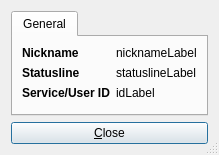
<ui version="4.0" >
 <class>ContactProperties</class>
 <widget class="QDialog" name="ContactProperties" >
  <property name="geometry" >
   <rect>
    <x>0</x>
    <y>0</y>
    <width>191</width>
    <height>155</height>
   </rect>
  </property>
  <property name="windowTitle" >
   <string>Nickname</string>
  </property>
  <property name="sizeGripEnabled" >
   <bool>true</bool>
  </property>
  <layout class="QVBoxLayout" name="verticalLayout" >
   <item>
    <widget class="QTabWidget" name="propertiesTabWidget" >
     <property name="tabPosition" >
      <enum>QTabWidget::North</enum>
     </property>
     <property name="tabShape" >
      <enum>QTabWidget::Rounded</enum>
     </property>
     <property name="currentIndex" >
      <number>0</number>
     </property>
     <widget class="QWidget" name="generalTab" >
      <attribute name="title" >
       <string>General</string>
      </attribute>
      <layout class="QVBoxLayout" name="verticalLayout_2" >
       <item>
        <layout class="QFormLayout" name="formLayout" >
         <property name="labelAlignment" >
          <set>Qt::AlignLeading|Qt::AlignLeft|Qt::AlignVCenter</set>
         </property>
         <item row="0" column="0" >
          <widget class="QLabel" name="nicknameTitle" >
           <property name="font" >
            <font>
             <weight>75</weight>
             <bold>true</bold>
            </font>
           </property>
           <property name="text" >
            <string>Nickname</string>
           </property>
          </widget>
         </item>
         <item row="0" column="1" >
          <widget class="QLabel" name="nicknameLabel" >
           <property name="text" >
            <string>nicknameLabel</string>
           </property>
           <property name="textInteractionFlags" >
            <set>Qt::LinksAccessibleByKeyboard|Qt::LinksAccessibleByMouse|Qt::TextBrowserInteraction|Qt::TextSelectableByKeyboard|Qt::TextSelectableByMouse</set>
           </property>
          </widget>
         </item>
         <item row="1" column="0" >
          <widget class="QLabel" name="statuslineTitle" >
           <property name="font" >
            <font>
             <weight>75</weight>
             <bold>true</bold>
            </font>
           </property>
           <property name="text" >
            <string>Statusline</string>
           </property>
          </widget>
         </item>
         <item row="1" column="1" >
          <widget class="QLabel" name="statuslineLabel" >
           <property name="text" >
            <string>statuslineLabel</string>
           </property>
           <property name="textInteractionFlags" >
            <set>Qt::LinksAccessibleByKeyboard|Qt::LinksAccessibleByMouse|Qt::TextBrowserInteraction|Qt::TextSelectableByKeyboard|Qt::TextSelectableByMouse</set>
           </property>
          </widget>
         </item>
         <item row="2" column="0" >
          <widget class="QLabel" name="idTitle" >
           <property name="font" >
            <font>
             <weight>75</weight>
             <bold>true</bold>
            </font>
           </property>
           <property name="text" >
            <string>Service/User ID</string>
           </property>
          </widget>
         </item>
         <item row="2" column="1" >
          <widget class="QLabel" name="idLabel" >
           <property name="text" >
            <string>idLabel</string>
           </property>
           <property name="textInteractionFlags" >
            <set>Qt::LinksAccessibleByKeyboard|Qt::LinksAccessibleByMouse|Qt::TextBrowserInteraction|Qt::TextSelectableByKeyboard|Qt::TextSelectableByMouse</set>
           </property>
          </widget>
         </item>
        </layout>
       </item>
       <item>
        <spacer name="verticalSpacer" >
         <property name="orientation" >
          <enum>Qt::Vertical</enum>
         </property>
         <property name="sizeHint" stdset="0" >
          <size>
           <width>20</width>
           <height>0</height>
          </size>
         </property>
        </spacer>
       </item>
      </layout>
     </widget>
    </widget>
   </item>
   <item>
    <widget class="QPushButton" name="close" >
     <property name="text" >
      <string>&amp;Close</string>
     </property>
     <property name="checkable" >
      <bool>false</bool>
     </property>
     <property name="checked" >
      <bool>false</bool>
     </property>
     <property name="default" >
      <bool>true</bool>
     </property>
     <property name="flat" >
      <bool>false</bool>
     </property>
    </widget>
   </item>
  </layout>
 </widget>
 <resources/>
 <connections>
  <connection>
   <sender>close</sender>
   <signal>clicked()</signal>
   <receiver>ContactProperties</receiver>
   <slot>close()</slot>
   <hints>
    <hint type="sourcelabel" >
     <x>95</x>
     <y>133</y>
    </hint>
    <hint type="destinationlabel" >
     <x>95</x>
     <y>77</y>
    </hint>
   </hints>
  </connection>
 </connections>
</ui>
